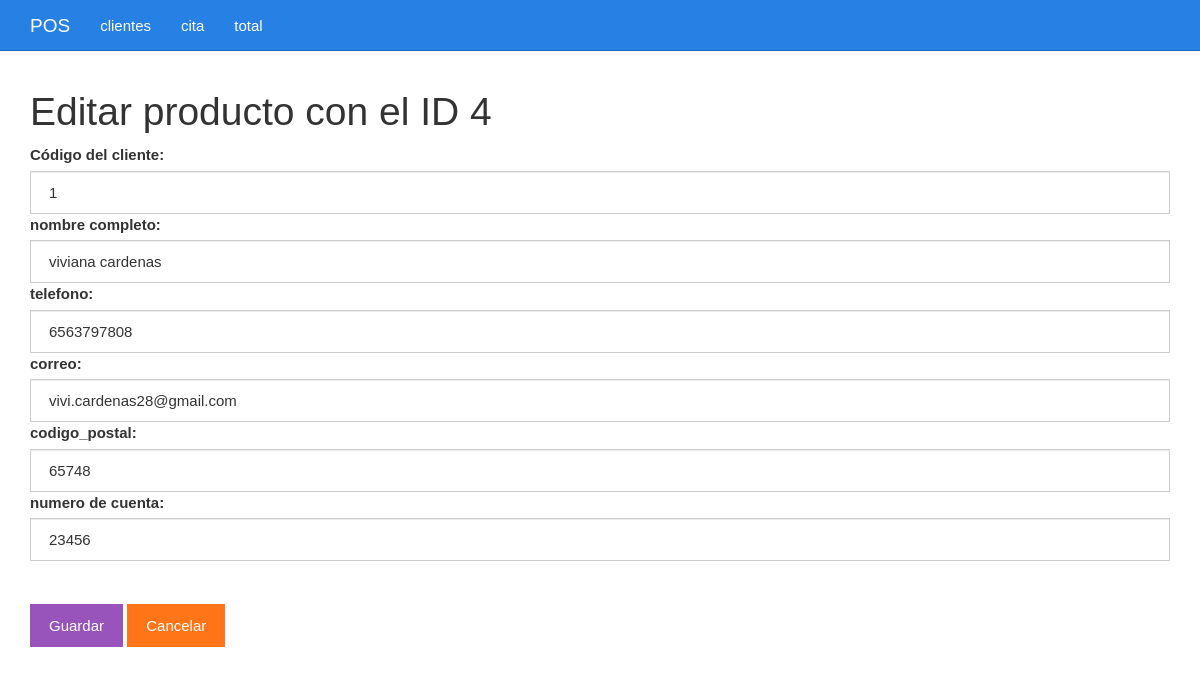
The page /editar.php?id=4 on the database its author committed.
### tables this page shows
CREATE TABLE `tbl_productos` (
  `id` bigint(20) UNSIGNED NOT NULL,
  `codigo` varchar(255) NOT NULL,
  `nombre_completo` varchar(50) NOT NULL,
  `telefono` varchar(50) NOT NULL,
  `correo` varchar(50) NOT NULL,
  `codigo_postal` varchar(50) NOT NULL,
  `numero_cuenta` varchar(50) NOT NULL,
  `existencia` int(10) NOT NULL
);

### editar.php (the view, shortened to what this page needs)
<?php
$id = $_GET["id"];
include_once "base_de_datos.php";
$sentencia = $base_de_datos->prepare("SELECT * FROM tbl_productos WHERE id = ?;");
$sentencia->execute([$id]);
$producto = $sentencia->fetch(PDO::FETCH_OBJ);
?>
<?php include_once "encabezado.php" ?>
	<div class="col-xs-12">
		<h1>Editar producto con el ID <?php echo $producto->id; ?></h1>
		<form method="post" action="guardarDatosEditados.php">
			<label for="codigo">Código del cliente:</label>
			<input value="<?php echo $producto->codigo ?>" class="form-control" name="codigo" required type="text" id="codigo" placeholder="Escribe el código">
			<label for="nombre_completo">nombre completo:</label>
			<input value="<?php echo $producto->nombre_completo ?>" class="form-control" name="nombre_completo" required type="text" id="nombre_completo" placeholder="Escribe el nombre_completo">
			<label for="telefono">telefono:</label>
			<input value="<?php echo $producto->telefono ?>" id="telefono" name="telefono" class="form-control" required type="text" placeholder="Escribe el paquete y recarga">
			<label for="correo">correo:</label>
			<input value="<?php echo $producto->correo ?>" class="form-control" name="correo" required type="text" id="correo" placeholder="Escribe el correo">
			<label for="codigo_postal">codigo_postal:</label>
			<input value="<?php echo $producto->codigo_postal ?>" id="codigo_postal" name="codigo_postal" class="form-control" required type="text" placeholder="Escribe el codigo_postal">
			<label for="numero_cuenta">numero de cuenta:</label>
			<input value="<?php echo $producto->numero_cuenta ?>" class="form-control" name="numero_cuenta" required type="text" id="numero_cuenta" placeholder="Escribe el id_accesorio">
			<br><br><input class="btn btn-info" type="submit" value="Guardar">
			<a class="btn btn-warning" href="./listar.php">Cancelar</a>
		</form>
	</div>
<?php include_once "pie.php" ?>

### css/estilo.css (style rules this page uses)
body { padding-top: 70px; }

### rows shown on the page
tbl_productos: id "4", codigo "1", nombre_completo "viviana cardenas", telefono "6563797808", correo "vivi.cardenas28@gmail.com", codigo_postal "65748", numero_cuenta "23456"
